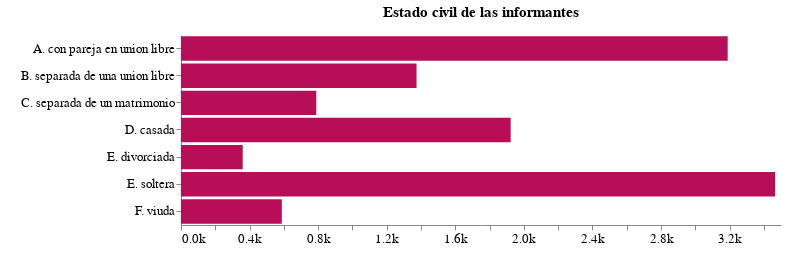

Notebook source saved alongside this figure:
### Code cell
grafico_estado_civil

### Figure 1 — Vega-Lite specification as saved in the notebook (floating-point values rounded to 4 significant figures)
{"config": {"view": {"continuousWidth": 400, "continuousHeight": 300, "strokeWidth": 0}, "title": {"fontSize": 15, "offset": 15}}, "data": {"name": "data-f908ce862e3b6499b539ab73a1ea6718"}, "mark": {"type": "bar", "color": "#B80D57"}, "encoding": {"tooltip": [{"field": "ID_PER", "title": "Numero de informantes", "type": "quantitative"}], "x": {"axis": {"format": "1s", "grid": false, "labelFontSize": 13}, "field": "ID_PER", "title": " ", "type": "quantitative"}, "y": {"axis": {"labelFontSize": 13}, "field": "estado_civil_mujeres", "title": " ", "type": "nominal"}}, "height": 190, "title": "Estado civil de las informantes", "width": 600, "$schema": "https://vega.github.io/schema/vega-lite/v4.17.0.json", "datasets": {"data-f908ce862e3b6499b539ab73a1ea6718": [{"estado_civil_mujeres": "A. con pareja en union libre", "ID_PER": 3189}, {"estado_civil_mujeres": "B. separada de una union libre", "ID_PER": 1374}, {"estado_civil_mujeres": "C. separada de un matrimonio", "ID_PER": 789}, {"estado_civil_mujeres": "D. casada", "ID_PER": 1923}, {"estado_civil_mujeres": "E. soltera", "ID_PER": 3466}, {"estado_civil_mujeres": "E. divorciada", "ID_PER": 360}, {"estado_civil_mujeres": "F. viuda", "ID_PER": 588}]}}
